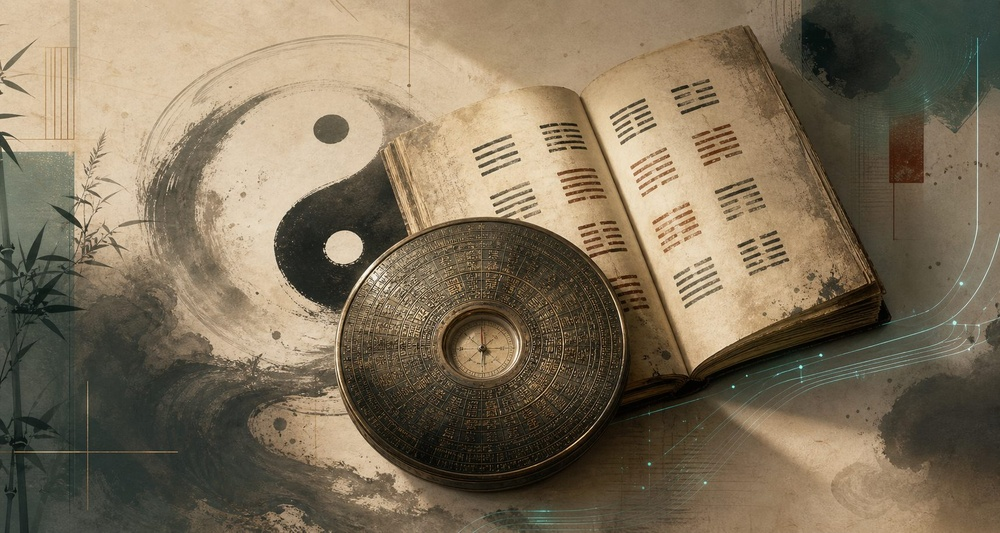
#> input picture web/assets/guoxue-hero.jpg, 1000 x 533 px, shrunk from 1717 x 916 before the run
$ python remove_bg.py web/assets/guoxue-hero.jpg
#> lines starting #> are read from the running program, lines starting #| are printed output that depends on the picture
"""Remove background from images using flood-fill from corners for clean transparency."""
from PIL import Image, ImageDraw
import sys
from collections import deque

def flood_fill_remove_bg(path, tolerance=45):
#> called with path = 'web/assets/guoxue-hero.jpg', tolerance = 45
    img = Image.open(path).convert("RGBA")
    w, h = img.size
#> w = 1000; h = 533
    pixels = img.load()
    visited = set()
    to_remove = set()

    # Sample background color from corners
    corners = [(0,0), (w-1,0), (0,h-1), (w-1,h-1)]
#> corners = [(0, 0), (999, 0), (0, 532), (999, 532)]
    bg_colors = [pixels[x,y][:3] for x,y in corners]
#> bg_colors = [(214, 193, 164), (55, 70, 63), (60, 70, 62), (123, 99, 73)]

    def color_distance(c1, c2):
        return sum((a-b)**2 for a,b in zip(c1, c2)) ** 0.5

    def is_bg(r, g, b):
        return any(color_distance((r,g,b), bg) < tolerance for bg in bg_colors)

    # BFS from edges
    queue = deque()
    # Add all edge pixels as starting points
    for x in range(w):
        queue.append((x, 0))
        queue.append((x, h-1))
    for y in range(h):
        queue.append((0, y))
        queue.append((w-1, y))

    while queue:
        x, y = queue.popleft()
        if (x, y) in visited:
            continue
        if x < 0 or x >= w or y < 0 or y >= h:
            continue
        visited.add((x, y))

        r, g, b, a = pixels[x, y]
        if is_bg(r, g, b):
            to_remove.add((x, y))
            for dx, dy in [(-1,0),(1,0),(0,-1),(0,1)]:
                nx, ny = x+dx, y+dy
                if 0 <= nx < w and 0 <= ny < h and (nx,ny) not in visited:
                    queue.append((nx, ny))
#> this loop made 703334 passes
#> after the loop, to_remove = 347139 items; visited = 381208 items

    # Apply transparency
    for x, y in to_remove:
        pixels[x, y] = (0, 0, 0, 0)
#> this loop made 347139 passes
#> (x, y) on passes 1 to 3: (476, 78), (963, 196), (911, 6)

    # Smooth edges - make border pixels semi-transparent
    for x, y in to_remove:
        for dx, dy in [(-1,0),(1,0),(0,-1),(0,1),(-1,-1),(1,-1),(-1,1),(1,1)]:
            nx, ny = x+dx, y+dy
            if 0 <= nx < w and 0 <= ny < h and (nx,ny) not in to_remove:
                r, g, b, a = pixels[nx, ny]
                if a > 0:
                    pixels[nx, ny] = (r, g, b, max(0, a - 60))

    img.save(path)
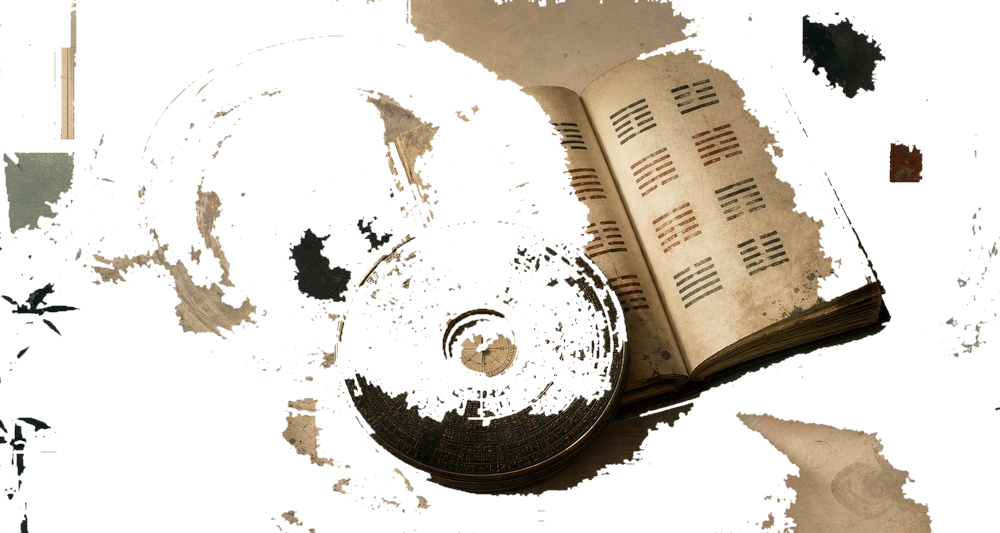
#> saved as guoxue-hero.jpg: PIL image 1000x533 RGBA; mean R, G, B, A 45, 38.7, 29.7, 74.5; transparent parts drawn white
    print(f"Done: {path} — removed {len(to_remove)} background pixels")
#| Done: web/assets/guoxue-hero.jpg — removed 347139 background pixels

if __name__ == "__main__":
    for f in sys.argv[1:]:
        flood_fill_remove_bg(f)
